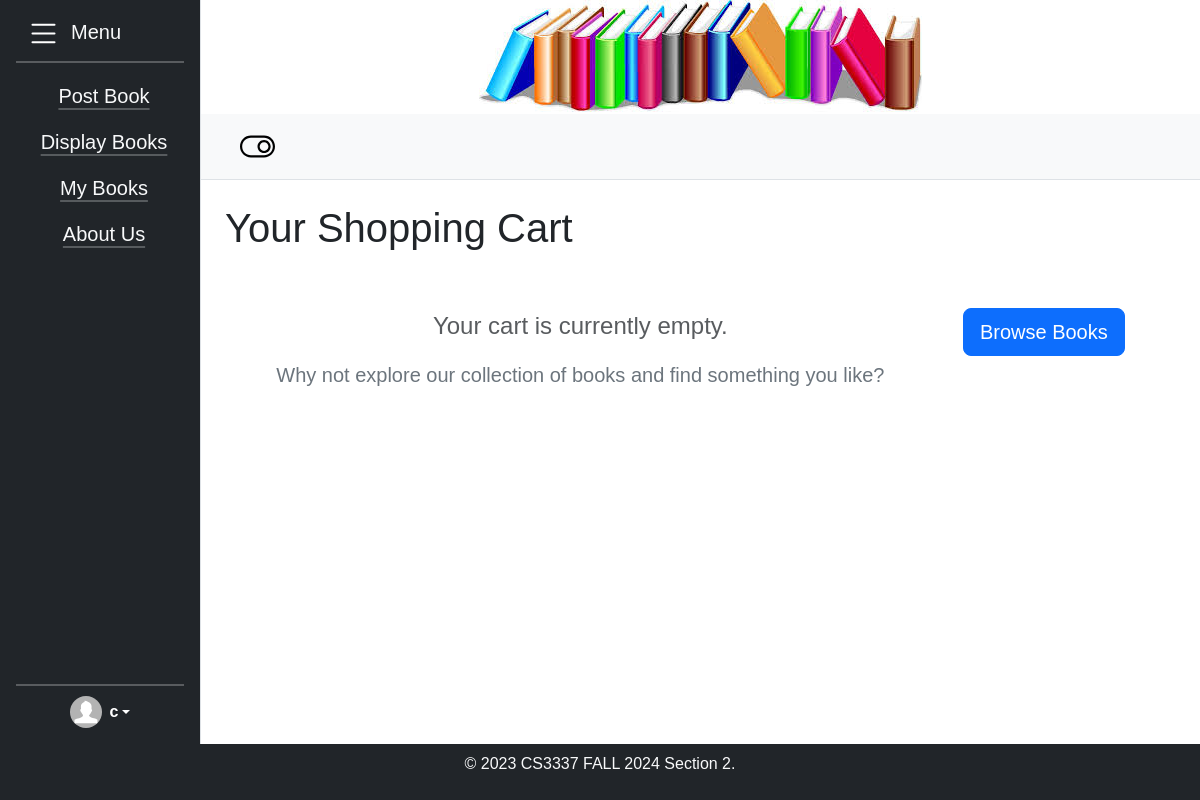
The app's page /cart/ (signed in) with its own data.
### bookMng/models.py (models this page shows, shortened)
class MainMenu(models.Model):
    item = models.CharField(max_length=200,unique=True)
    link = models.CharField(max_length=200,unique=True)

### bookMng/views.py (the view)
# urls.py: path('cart/', views.cart_view, name='cart_view'),
def cart_view(request):
    cart_items = CartItem.objects.filter(user=request.user)
    total = sum(item.total_price() for item in cart_items)
    return render(request, 'bookMng/cart.html', {'item_list': MainMenu.objects.all(),'cart_items': cart_items, 'total': total})

### bookEx/templates/bookMng/cart.html (shortened to what this page needs)
{% extends "base.html" %}
{% load static %}
{% block sidenav %}
    {% for item in item_list %}
    <li class="nav-item py-2 ps-2 fs-5 text-center"><a class="link-light link-offset-2 link-underline-opacity-25 link-underline-opacity-100-hover" href="{{ item.link }}">{{ item.item }}</a></li>
    {% endfor %}
{% endblock sidenav %}
{% block content %}
        <h1>Your Shopping Cart</h1>
        <div class="container p-0 m-0">
        {% if cart_items %}
        <table class="table col p-3 table-bordered border-dark table-hover">
            <thead>
                <tr>
                    <th>Book</th>
                    <th>Quantity</th>
                    <th>Price</th>
                    <th>Total</th>
                    <th>Actions</th>
                </tr>
            </thead>
            <tbody>
                {% for item in cart_items %}
                <tr>
                    <td><strong>{{ item.book.name }}</strong></td>
                    <td>
                        <form action="{% url 'update_cart' item.id %}" method="POST">
                            {% csrf_token %}
                            <div class="container">
                            <input class="form-control m-0 p-0 text-center" type="number" name="quantity" value="{{ item.quantity }}" min="1" style="width: 20%;">
                            <button type="submit" class="btn btn-primary m-2">Update</button>
                            </div>
                        </form>
                    </td>
                    <td>${{ item.book.price }}</td>
                    <td>${{ item.total_price }}</td>
                    <td><a href="{% url 'remove_from_cart' item.id %}" class="btn btn-danger">Remove</a></td>
                </tr>
                {% endfor %}
            </tbody>
        </table>
        </div>
        <p class="total">Total: ${{ total }}</p>
        <div class="container-fluid w-25 mb-4 ms-5 pe-5 ps-0">
            <div class="d-flex justify-content-start">
                <a href="{% url 'displaybooks' %}" class="btn btn-primary m-2 btn-sm">Continue Shopping</a>
                <a href="{% url 'checkout' %}" class="btn btn-primary m-2 btn-sm">Proceed to Checkout</a>
            </div>
        </div>
        {% else %}
            <div class="container text-center py-5">
                <div class="row mb-4">
                    <div class="col">
                        <p class="empty-cart fs-4 text-muted">Your cart is currently empty.</p>
                        <p class="lead text-secondary">Why not explore our collection of books and find something you like?</p>
                    </div>
                </div>
                <div class="row">
                    <div class="col">
                        <a href="{% url 'displaybooks' %}" class="btn btn-primary btn-lg">
                             Browse Books
                        </a>
                    </div>
                </div>
            </div>
        {% endif %}
{% endblock content %}

### bookEx/templates/base.html (shortened to what this page needs)
{% load static %}
<!DOCTYPE html>
<html lang="en">
<head>
    <link href="https://cdn.jsdelivr.net/npm/bootstrap@5.3.3/dist/css/bootstrap.min.css" rel="stylesheet">
    <link rel="stylesheet" href="{% static 'main.css' %}">
</head>
<body class="d-flex flex-column h-100" style="min-height: 100vh; margin: 0;">
    <div class="container-fluid d-flex flex-column h-100 p-0">
        <div class="flex-grow-1 d-flex flex-column">
            <div class="row m-0 flex-grow-1">
                <div id="sidebar-1" class="col-auto collapse collapse-horizontal show border-end p-0">
                    <div id="sidebar-nav"
                        class="list-group border-0 rounded-0 text-sm-start bg-dark d-flex flex-column p-3 h-100">
                        <ul class="nav nav-pills flex-column mb-auto">
                            <li class="nav-item text-light fs-5 "><img id="menu-icon" src="{% static 'list.svg' %}" height="35" width="55" alt="Menu Icon">Menu</li>
                            <hr style="color: white; border: 1px solid white; width: 100%; margin: 10px 0;">
                            {% block sidenav %}{% endblock sidenav %}
                        </ul>
                        <div class="nav nav-pills mt-auto d-flex flex-column align-items-center justify-content-center">
                            <hr style="color: white; border: 1px solid white; width: 100%; margin: 10px 0;">
                            {% if user.is_authenticated %}
                                <div class="dropdown">
                                  <a href="#" class="d-flex align-items-center text-white text-decoration-none dropdown-toggle" id="dropdownUser1" data-bs-toggle="dropdown" aria-expanded="false">
                                    <img src="{% static 'no-profile-picture-icon.svg' %}" alt="" width="32" height="32" class="rounded-circle me-2">
                                    <strong>{{ user.username }}</strong>
                                  </a>
                                </div>
                            {% else %}
                                <span class="text-white mb-2 text-center">Not Logged In</span>
                                <form action="{% url 'login' %}?next=/" method="post">
                                    {% csrf_token %}
                                    <button type="submit" class="btn btn-primary ms-2">Login</button>
                                </form>
                            {% endif %}
                        </div>
                    </div>
                </div>
                <div class="col p-0">
                    <div class="banner d-flex justify-content-center align-items-center">
        <img src="{% static 'banner.jpeg' %}" alt="Banner Image" class="img-fluid align-items-center" style="max-width: 100%; height: auto;">
            </div>
                    <div class="bg-light border-bottom p-2">
                        <a href="#" data-bs-target="#sidebar-1" data-bs-toggle="collapse" class="text-decoration-none btn btn-border">
                            <i class="bi bi-list py-2 px-1"></i>
                            <img id="toggle-icon" src="{% static 'toggle-off-svgrepo-com.svg' %}" height="35" width="55" alt="Toggle Icon">
                        </a>
                    </div>
                    <div class="p-4">
                        {% block content %}{% endblock content %}
                    </div>
                </div>
            </div>
        </div>
        <div class="footer mt-auto py-2 text-center bg-dark text-light">
            <p>&copy; 2023 CS3337 FALL 2024 Section 2.</p>
        </div>
    </div>
</body>
</html>

### bookEx/static/main.css (style rules this page uses)
body { font-family: times-new-roman, Arial, sans-serif; margin: 0; padding: 0; overflow-x: hidden; height: 100%; }
html { height: 100%; margin: 0; padding: 0; overflow-x: hidden; }
.container { display: flex; }
.footer { background-color: #333; color: #fff; text-align: center; padding: 10px 0; }
.container-fluid { height: 100%; display: flex; flex-direction: column; }
.row { flex-grow: 1; display: flex; overflow: hidden; }
#sidebar-nav { height: 100%; overflow-y: auto; width: 200px; }
#sidebar-nav { width: 200px; }

### bookEx/templates/base.html (style rules this page uses)
#sidebar-nav { width: 200px; background-color: #343a40; display: flex; flex-direction: column; }

### records on screen
MainMenu: item "Post Book"
MainMenu: item "Display Books"
MainMenu: item "My Books"
MainMenu: item "About Us"

### other values on screen
{{ user.username }} "c"
